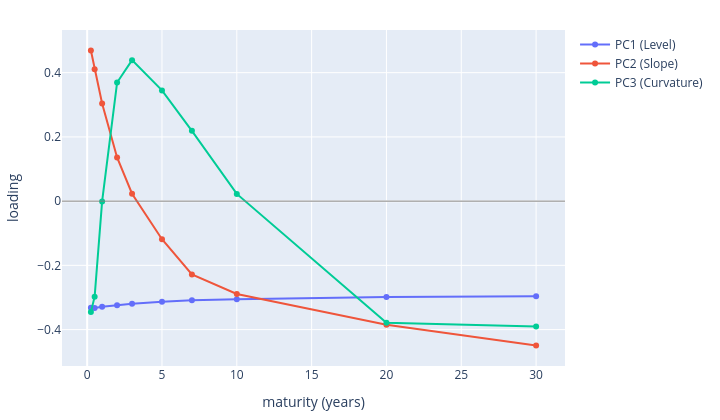

Notebook code for this chart:
### Code cell
# The three famous shapes: Level / Slope / Curvature loadings across maturities.
fig = plotting.plotly_pca_loadings(mats, res.components[:3])
fig.show()

### Figure 1 — Plotly figure (JSON) as saved in the notebook; plotly's stock layout.template omitted (floating-point values rounded to 4 significant figures)
{"data": [{"mode": "lines+markers", "name": "PC1 (Level)", "type": "scatter", "x": [0.25, 0.5, 1.0, 2.0, 3.0, 5.0, 7.0, 10.0, 20.0, 30.0], "y": [-0.3324, -0.3324, -0.3292, -0.3244, -0.3199, -0.3131, -0.3083, -0.3057, -0.2984, -0.2959]}, {"mode": "lines+markers", "name": "PC2 (Slope)", "type": "scatter", "x": [0.25, 0.5, 1.0, 2.0, 3.0, 5.0, 7.0, 10.0, 20.0, 30.0], "y": [0.4689, 0.4105, 0.3038, 0.1361, 0.02308, -0.1187, -0.2285, -0.289, -0.3853, -0.4494]}, {"mode": "lines+markers", "name": "PC3 (Curvature)", "type": "scatter", "x": [0.25, 0.5, 1.0, 2.0, 3.0, 5.0, 7.0, 10.0, 20.0, 30.0], "y": [-0.3454, -0.2975, -0.000817, 0.3693, 0.439, 0.3447, 0.2189, 0.02239, -0.379, -0.39]}], "layout": {"height": 420, "margin": {"b": 50, "l": 60, "r": 20, "t": 30}, "shapes": [{"line": {"color": "gray", "width": 1}, "type": "line", "x0": 0, "x1": 1, "xref": "x domain", "y0": 0, "y1": 0, "yref": "y"}], "width": 720, "xaxis": {"title": {"text": "maturity (years)"}}, "yaxis": {"title": {"text": "loading"}}}}
